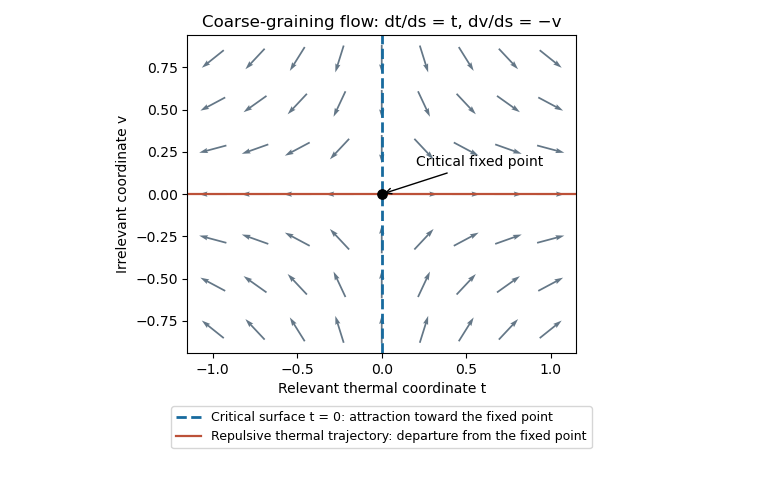

Here is the Python script that generated this plot:
"""Draw a linear RG flow near a critical surface; output PNG to caller CWD.

Tested with Python 3.14, NumPy 2.3.5, Matplotlib 3.10.7.
"""

from pathlib import Path

import matplotlib

matplotlib.use("Agg")
import matplotlib.pyplot as plt
import numpy as np


def main():
    fig, ax = plt.subplots(figsize=(7.6, 4.8), dpi=100)
    fig.set_facecolor("white")
    t, v = np.meshgrid(np.linspace(-1.0, 1.0, 9), np.linspace(-0.8, 0.8, 7))
    dt, dv = t, -v
    speed = np.hypot(dt, dv)
    keep = speed > 0
    ax.quiver(t[keep], v[keep], dt[keep] / speed[keep], dv[keep] / speed[keep],
              angles="xy", scale_units="xy", scale=6,
              color="#647787", width=0.0045, pivot="middle")
    ax.axvline(0, color="#176a9e", linestyle="--", linewidth=2,
               label="Critical surface t = 0: attraction toward the fixed point")
    ax.axhline(0, color="#bc5138", linewidth=1.6,
               label="Repulsive thermal trajectory: departure from the fixed point")
    ax.scatter([0], [0], color="black", s=45, zorder=4)
    ax.annotate("Critical fixed point", (0, 0), xytext=(25, 20),
                textcoords="offset points", arrowprops={"arrowstyle": "->"})
    ax.set(xlim=(-1.15, 1.15), ylim=(-0.94, 0.94),
           xlabel="Relevant thermal coordinate t",
           ylabel="Irrelevant coordinate v",
           title="Coarse-graining flow: dt/ds = t, dv/ds = −v")
    ax.set_aspect("equal")
    ax.legend(loc="lower center", bbox_to_anchor=(0.5, -0.32), fontsize=9)
    fig.tight_layout()
    fig.savefig(Path.cwd() / "paper-41-rg-flow.png", facecolor="white", transparent=False)
    plt.close(fig)


if __name__ == "__main__":
    main()
